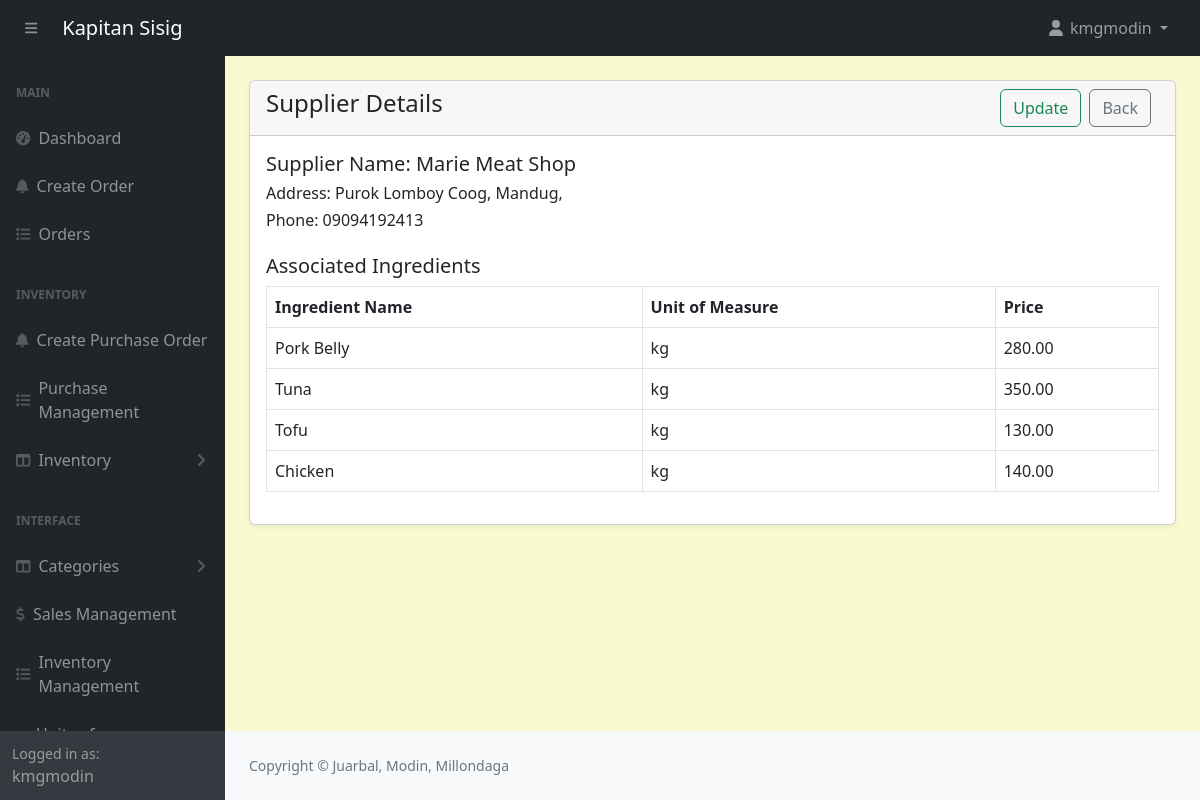
/admin/suppliers-ingredient-view.php?id=1 (signed in), run on the app's committed database.
### tables this page shows
CREATE TABLE `suppliers` (
  `id` int(11) NOT NULL,
  `firstname` varchar(191) NOT NULL,
  `lastname` varchar(191) NOT NULL,
  `phonenumber` varchar(191) NOT NULL,
  `address` varchar(191) NOT NULL,
  `status` enum('active','inactive') NOT NULL DEFAULT 'active'
);

CREATE TABLE `supplier_ingredients` (
  `id` int(11) NOT NULL,
  `supplier_id` int(11) NOT NULL,
  `ingredient_id` int(11) NOT NULL,
  `price` decimal(10,2) NOT NULL,
  `unit_id` int(11) NOT NULL
);

CREATE TABLE `ingredients` (
  `id` int(11) NOT NULL,
  `name` varchar(191) NOT NULL,
  `unit_id` int(11) NOT NULL,
  `category` varchar(191) NOT NULL,
  `quantity` int(10) UNSIGNED DEFAULT NULL,
  `reorder_point` decimal(10,2) NOT NULL,
  `price` decimal(10,2) NOT NULL DEFAULT 0.00
);

CREATE TABLE `units_of_measure` (
  `id` int(11) NOT NULL,
  `category_id` int(11) DEFAULT NULL,
  `uom_name` varchar(255) DEFAULT NULL,
  `type` enum('reference','bigger','smaller') DEFAULT NULL,
  `ratio` decimal(10,5) DEFAULT NULL,
  `active` tinyint(1) DEFAULT 1,
  `rounding_precision` decimal(10,5) DEFAULT NULL
);

### admin/suppliers-ingredient-view.php (the view)
<?php
include('includes/header.php');
if (isset($_GET['id'])) {
    $supplierId = intval($_GET['id']);
    $supplierQuery = "SELECT * FROM suppliers WHERE id = $supplierId";
    $supplierResult = mysqli_query($conn, $supplierQuery);
    $supplier = mysqli_fetch_assoc($supplierResult);
    $ingredientsQuery = "
        SELECT ingredients.name AS ingredient_name,
            uom.uom_name AS unit_name,
            supplier_ingredients.price
        FROM supplier_ingredients
        JOIN ingredients ON supplier_ingredients.ingredient_id = ingredients.id
        LEFT JOIN units_of_measure uom ON supplier_ingredients.unit_id = uom.id
        WHERE supplier_ingredients.supplier_id = $supplierId
    ";
    $ingredientsResult = mysqli_query($conn, $ingredientsQuery);
    $hasIngredients = mysqli_num_rows($ingredientsResult) > 0;
    $hasIngredients = mysqli_num_rows($ingredientsResult) > 0;
} else {
    header('Location: suppliers.php');
    exit;
}
?>
<div class="container-fluid px-4">
    <div class="card mt-4 shadow-sm">
        <div class="card-header">
            <h4 class="mb-0">Supplier Details
                <a href="suppliers.php" class="btn btn-outline-secondary float-end me-2">Back</a>
                <a href="suppliers-ingredient-update.php?id=<?= urlencode($supplierId); ?>" class="btn btn-outline-success float-end me-2 <?= !$hasIngredients ? 'disabled' : ''; ?>">Update</a>
            </h4>
        </div>
        <div class="card-body">
            <?php if ($supplier): ?>
                <h5>Supplier Name: <?= htmlspecialchars($supplier['firstname'] . ' ' . $supplier['lastname']) ?></h5>
                <h6>Address: <?= htmlspecialchars($supplier['address']) ?></h6>
                <h6>Phone: <?= htmlspecialchars($supplier['phonenumber']) ?></h6>
                <h5 class="mt-4">Associated Ingredients</h5>
                <table class="table table-bordered">
                    <thead>
                        <tr>
                            <th>Ingredient Name</th>
                            <th>Unit of Measure</th>
                            <th>Price</th>
                        </tr>
                    </thead>
                    <tbody>
                        <?php if ($hasIngredients): ?>
                            <?php while ($ingredient = mysqli_fetch_assoc($ingredientsResult)): ?>
                                <tr>
                                    <td><?= htmlspecialchars($ingredient['ingredient_name']) ?></td>
                                    <td><?= htmlspecialchars($ingredient['unit_name']) ?></td>
                                    <td><?= htmlspecialchars(number_format($ingredient['price'], 2)) ?></td>
                                </tr>
                            <?php endwhile; ?>
                        <?php else: ?>
                            <tr>
                                <td colspan="3" class="text-center">No ingredients found for this supplier.</td>
                            </tr>
                        <?php endif; ?>
                    </tbody>
                </table>
            <?php else: ?>
                <h6 class="text-danger">Supplier not found.</h6>
            <?php endif; ?>
        </div>
    </div>
</div>
<?php include('includes/footer.php'); ?>

### admin/assets/css/custom.css (style rules this page uses)
body { margin: 0; font-family: system-ui, -apple-system, "Segoe UI", Roboto, "Helvetica Neue", "Noto Sans", "Liberation Sans", Arial, sans-serif; font-size: 1rem; font-weight: 400; line-height: 1.5; color: #212529; text-align: left; background-color: #FAFAD2; -webkit-text-size-adjust: 100%; -webkit-tap-highlight-color: rgba(0, 0, 0, 0); }

### data on the page
suppliers: firstname+lastname "Marie Meat Shop", address "Purok Lomboy Coog, Mandug,", phonenumber "09094192413"
supplier_ingredients: ingredient.name "Pork Belly", units_of_measure.uom_name "kg", price "280.00"
supplier_ingredients: ingredient.name "Tuna", units_of_measure.uom_name "kg", price "350.00"
supplier_ingredients: ingredient.name "Tofu", units_of_measure.uom_name "kg", price "130.00"
supplier_ingredients: ingredient.name "Chicken", units_of_measure.uom_name "kg", price "140.00"

### other printed values
$_SESSION['loggedInUser']['username'] "kmgmodin"
